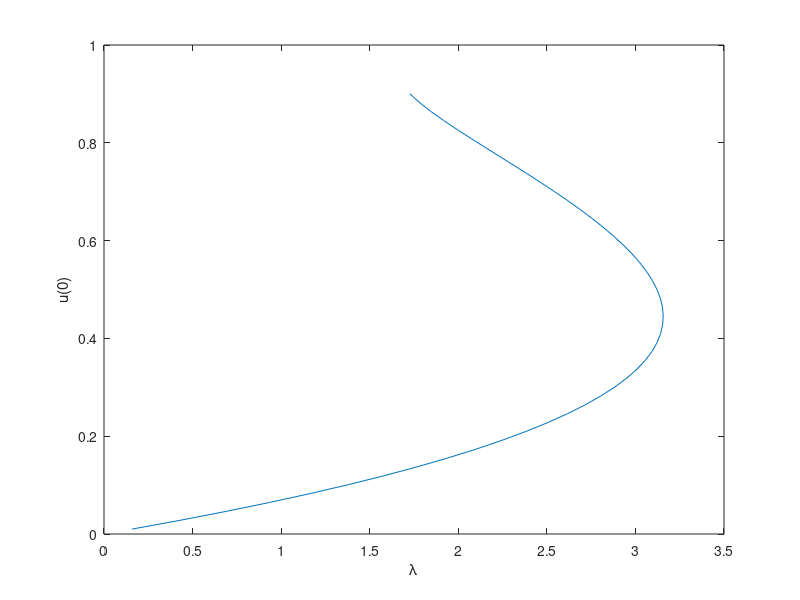
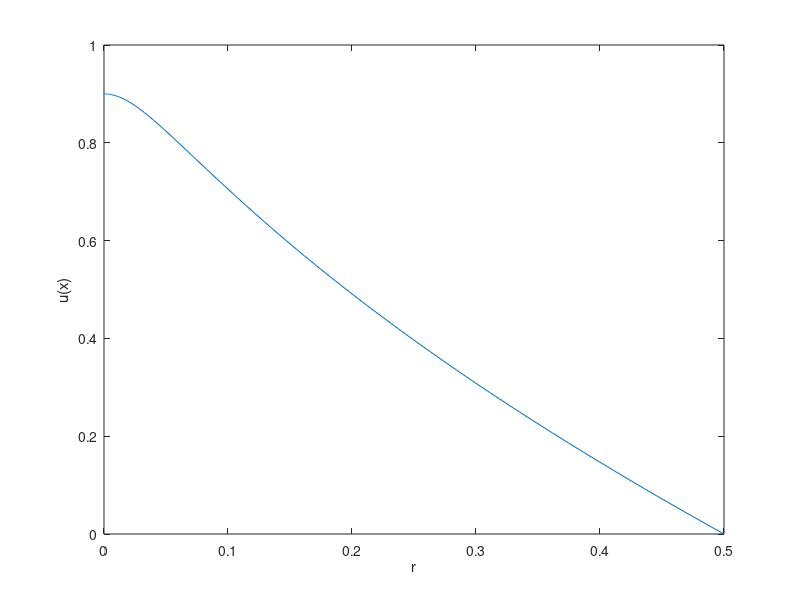
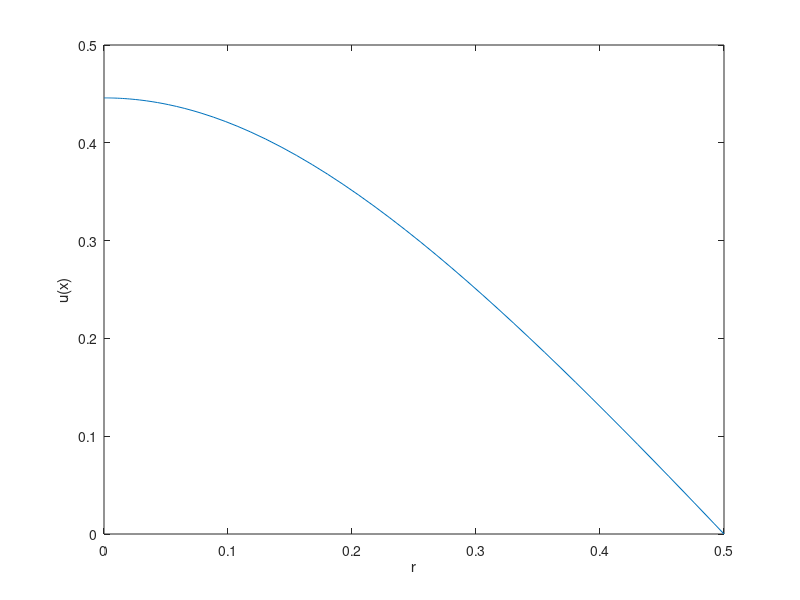

The MATLAB script that drew these images, in order:
R = 0.5; u0 = 0.01;

function res = IVP(lambda,u0)
  R = 0.5;
  options = odeset('InitialStep', 1e-4,'MaxStep',1e-3);
  ODE = @(r,u) [u(2);-u(2)/r-lambda./(1-u(1)).^2];
  [r,u] = ode45(ODE,[0.0001,R],[u0;0]);%,options);
  res = u(end,1);
endfunction


ToSolve = @(lambda)IVP(lambda,u0);
lambda = fsolve(ToSolve,0.01)
N = 50;
u0_List = linspace(0.01,0.9,N); lambda_List = zeros(size(u0_List));

for jj = 1:length(u0_List)
  ToSolve = @(lambda)IVP(lambda,u0_List(jj));
  [lambda,u_value] = fsolve(ToSolve,u0_List(jj));
  lambda_List(jj) = lambda;
endfor
figure(5); plot(lambda_List,u0_List);
           xlabel('\lambda'); ylabel('u(0)');

% plot an upper solution
lambda = lambda_List(N); u0 = u0_List(N);
ODE = @(r,u) [u(2);-u(2)/r-lambda./(1-u(1)).^2];
[r,u] = ode45(ODE,[0.0001,R],[u0;0]);
figure(6); plot(r,u(:,1)); xlabel('r'); ylabel('u(x)')
u = u(:,1);
save UpperSolutionDisk.mat r u lambda u0
% plot a lower solution
N2 = round(N/2);
lambda = lambda_List(N2); u0 = u0_List(N2);
ODE = @(r,u) [u(2);-u(2)/r-lambda./(1-u(1)).^2];
[r,u] = ode45(ODE,[0.0001,R],[u0;0]);
figure(7); plot(r,u(:,1)); xlabel('r'); ylabel('u(x)')
